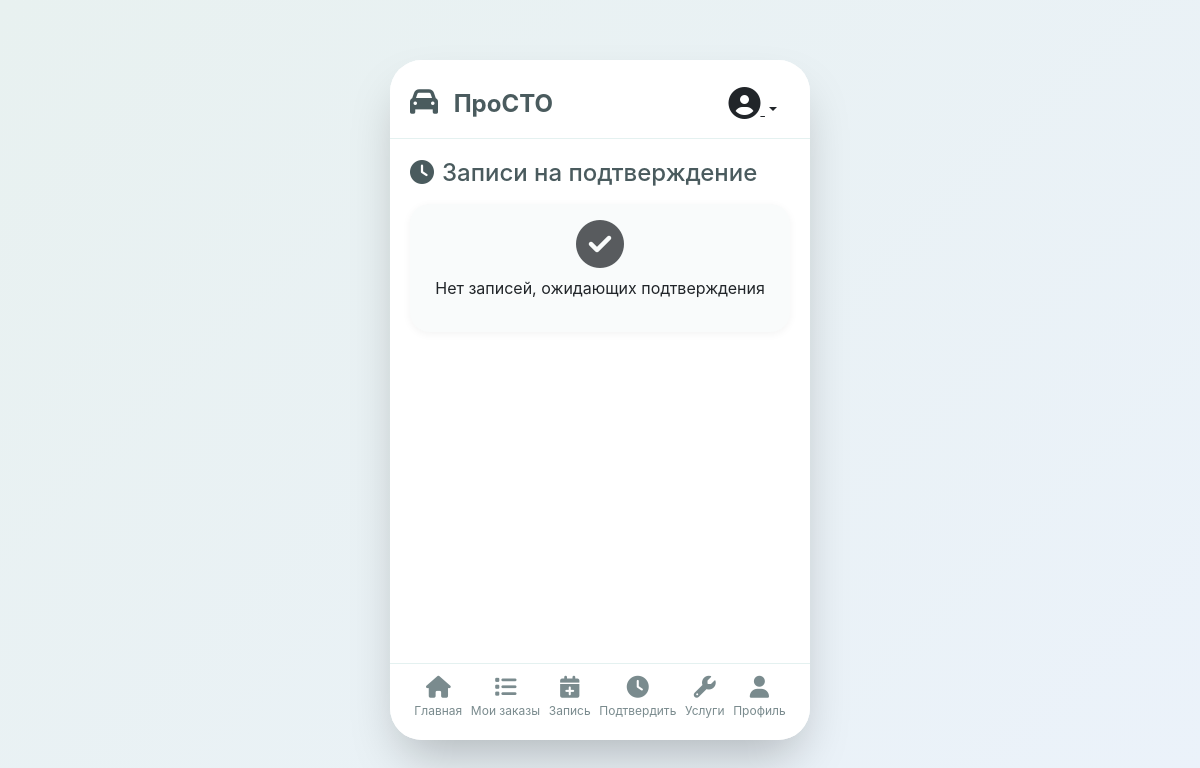
The app's page /appointments/pending/ (signed in), older data.
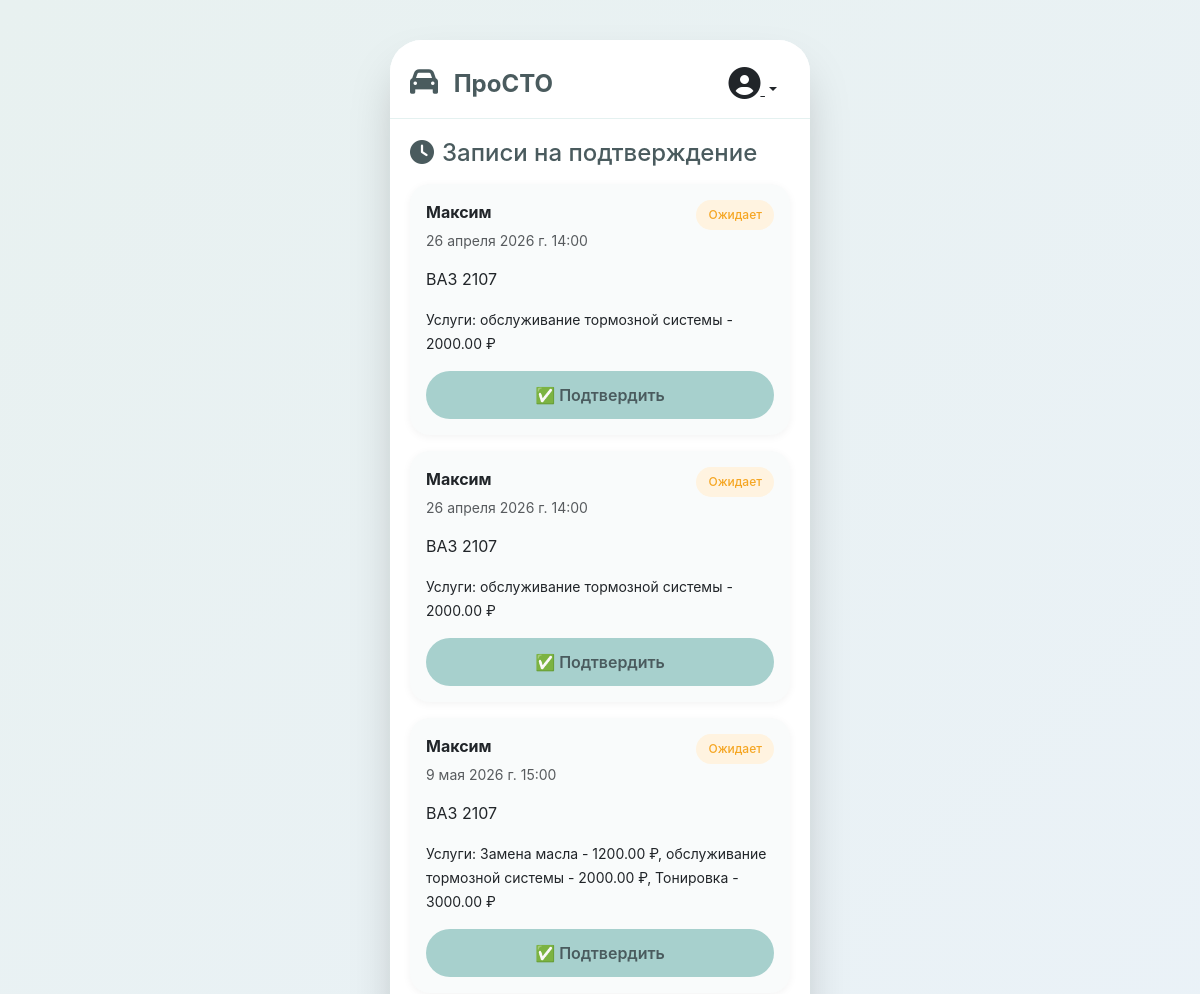
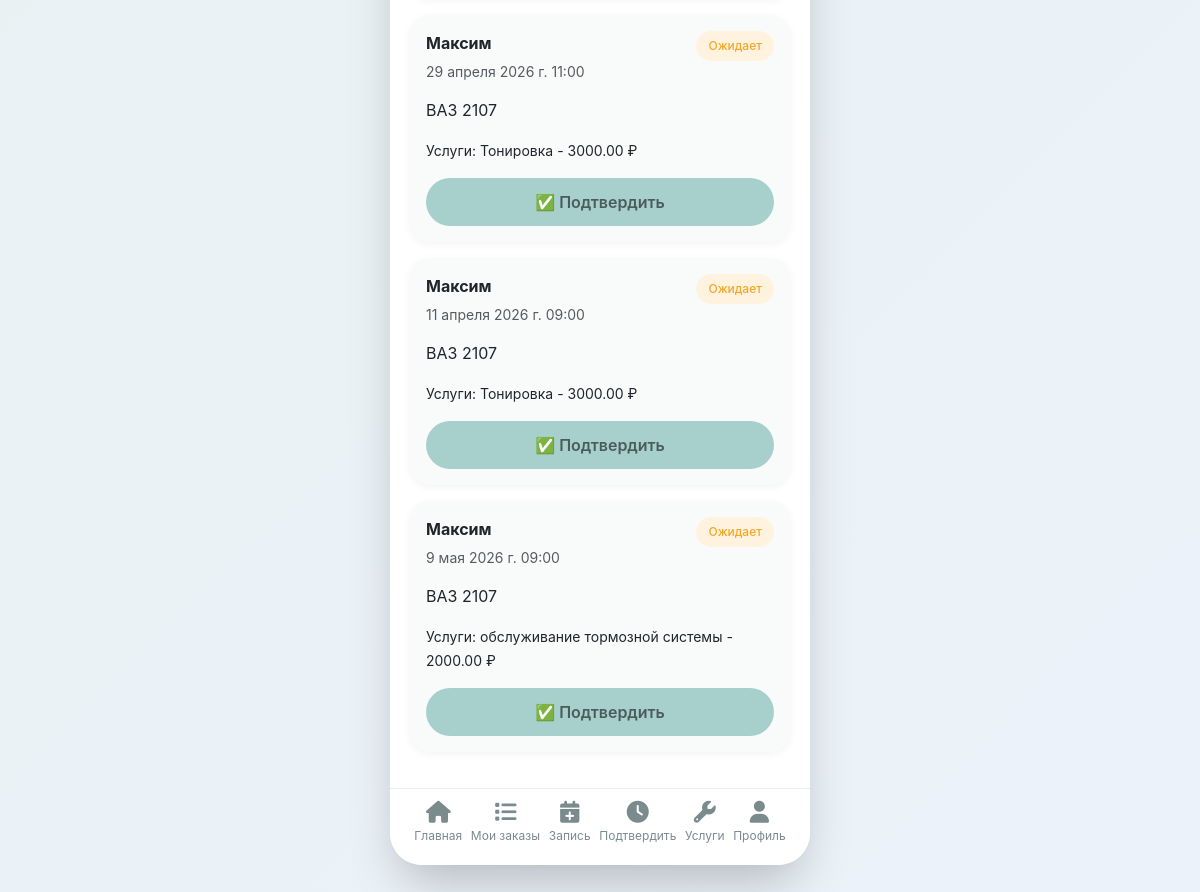
The same page, newer data (2 pictures, top to bottom).
### appointments/models.py (models this page shows, shortened)
class Appointment(models.Model):
    STATUS_CHOICES = (
        ('pending', 'Ожидает подтверждения'),
        ('confirmed', 'Подтверждена'),
        ('in_progress', 'В работе'),
        ('completed', 'Выполнена'),
        ('cancelled', 'Отменена'),
    )
    user = models.ForeignKey(settings.AUTH_USER_MODEL, on_delete=models.CASCADE)
    vehicle = models.ForeignKey(Vehicle, on_delete=models.CASCADE)
    services = models.ManyToManyField(Service)
    date = models.DateField(verbose_name='Дата')
    time = models.CharField(max_length=10, verbose_name='Время')
    status = models.CharField(max_length=20, choices=STATUS_CHOICES, default='pending')
    created_at = models.DateTimeField(auto_now_add=True)

### accounts/models.py (models this page shows, shortened)
class User(AbstractUser):
    ROLE_CHOICES = (
        ('client', 'Клиент'),
        ('mechanic', 'Механик'),
        ('owner', 'Владелец'),
        ('admin', 'Администратор'),
    )
    role = models.CharField(max_length=20, choices=ROLE_CHOICES, default='client')
    phone = models.CharField(max_length=20, blank=True, verbose_name='Телефон')
    push_token = models.CharField(max_length=255, blank=True, verbose_name='Push-токен')

### vehicles/models.py (models this page shows, shortened)
class Vehicle(models.Model):
    owner = models.ForeignKey(settings.AUTH_USER_MODEL, on_delete=models.CASCADE, related_name='vehicles')
    brand = models.CharField(max_length=50, verbose_name='Марка')
    model = models.CharField(max_length=50, verbose_name='Модель')
    year = models.IntegerField(verbose_name='Год выпуска')
    license_plate = models.CharField(max_length=20, verbose_name='Госномер')
    vin = models.CharField(max_length=17, blank=True, verbose_name='VIN')
    mileage = models.IntegerField(default=0, verbose_name='Пробег')

### services/models.py (models this page shows, shortened)
class Service(models.Model):
    name = models.CharField(max_length=100, verbose_name='Название услуги')
    description = models.TextField(blank=True, verbose_name='Описание')
    price = models.DecimalField(max_digits=10, decimal_places=2, verbose_name='Цена')
    duration_minutes = models.IntegerField(default=60, verbose_name='Длительность (мин)')
    is_active = models.BooleanField(default=True, verbose_name='Активна')
    checklist_items = models.TextField(
        blank=True,
        verbose_name='Пункты чек-листа',
        help_text='Каждый пункт с новой строки'
    )
    def __str__(self):
        return f"{self.name} - {self.price} ₽"

### appointments/views.py (the view)
# urls.py: path('appointments/pending/', appointments_views.pending_appointments, name='pending_appointments'),
@login_required
@user_passes_test(is_owner_or_admin)
def pending_appointments(request):
    appointments = Appointment.objects.filter(status='pending').select_related('user', 'vehicle')
    return render(request, 'appointments/pending_list.html', {'appointments': appointments})

### appointments/views.py (called while the page is built)
def is_owner_or_admin(user):
    return user.role in ['owner', 'admin'] or user.is_staff

### templates/appointments/pending_list.html (shortened to what this page needs)
{% extends 'core/base.html' %}
{% block content %}
<h4 class="mb-3"><i class="fas fa-clock me-2"></i>Записи на подтверждение</h4>
{% for appointment in appointments %}
<div class="card mb-3">
    <div class="card-body">
        <div class="d-flex justify-content-between">
            <strong>{{ appointment.user.username }}</strong>
            <span class="badge-status status-pending">Ожидает</span>
        </div>
        <p class="small text-muted">{{ appointment.date }} {{ appointment.time }}</p>
        <p>{{ appointment.vehicle.brand }} {{ appointment.vehicle.model }}</p>
        <p><small>Услуги: {{ appointment.services.all|join:", " }}</small></p>
        <a href="{% url 'confirm_appointment' appointment.id %}" class="btn btn-primary w-100">
            ✅ Подтвердить
        </a>
    </div>
</div>
{% empty %}
<div class="card">
    <div class="card-body text-center">
        <i class="fas fa-check-circle fa-3x text-muted"></i>
        <p class="mt-2">Нет записей, ожидающих подтверждения</p>
    </div>
</div>
{% endfor %}
{% endblock %}

### templates/core/base.html (shortened to what this page needs)
<!DOCTYPE html>
<html lang="ru">
<head>
    <link href="https://cdn.jsdelivr.net/npm/bootstrap@5.3.0/dist/css/bootstrap.min.css" rel="stylesheet">
    <link rel="stylesheet" href="https://cdnjs.cloudflare.com/ajax/libs/font-awesome/6.4.0/css/all.min.css">
    {% load static %}
    <link rel="stylesheet" href="{% static 'css/main.css' %}">
</head>
<body>
    <div class="app-container">
        <div class="app-content">
            <div class="app-header">
                <div class="d-flex justify-content-between align-items-center">
                    <div class="logo">
                        <i class="fas fa-car"></i>
                        <span>ПроСТО</span>
                    </div>
                    {% if user.is_authenticated %}
                    <div class="dropdown">
                        <button class="btn btn-link text-dark dropdown-toggle" type="button" data-bs-toggle="dropdown">
                            <i class="fas fa-user-circle fa-2x"></i>
                        </button>
                    </div>
                    {% endif %}
                </div>
            </div>
            <div class="main-content">
                {% block content %}{% endblock %}
            </div>
            {% if user.is_authenticated %}
            <div class="bottom-nav">
                <a href="{% url 'home' %}" class="nav-item">
                    <i class="fas fa-home"></i>
                    <span>Главная</span>
                </a>
                {% if user.role == 'client' %}
                <a href="{% url 'my_orders' %}" class="nav-item">
                    <i class="fas fa-list"></i>
                    <span>Мои заказы</span>
                </a>
                <a href="{% url 'booking' %}" class="nav-item">
                    <i class="fas fa-calendar-plus"></i>
                    <span>Запись</span>
                </a>
                {% endif %}
                {% if user.role == 'owner' or user.is_staff %}
                <a href="{% url 'pending_appointments' %}" class="nav-item">
                    <i class="fas fa-clock"></i>
                    <span>Подтвердить</span>
                </a>
                <a href="{% url 'service_list' %}" class="nav-item">
                    <i class="fas fa-wrench"></i>
                    <span>Услуги</span>
                </a>
                {% endif %}
                <a href="{% url 'profile' %}" class="nav-item">
                    <i class="fas fa-user"></i>
                    <span>Профиль</span>
                </a>
            </div>
            {% endif %}
        </div>
    </div>
</body>
</html>

### static/css/main.css (style rules this page uses)
:root { --bg-pastel-green: #E8F1F0; --bg-pastel-blue: #EBF2FA; --primary-pastel: #A7D0CD; --secondary-pastel: #D4E2D4; --accent-pastel: #F4E3D7; --text-dark: #4A5B5E; --text-light: #7A8B8E; --card-bg: #FFFFFF; --shadow: rgba(0, 0, 0, 0.05); }
* { margin: 0; padding: 0; box-sizing: border-box; }
body { background: linear-gradient(135deg, var(--bg-pastel-green) 0%, var(--bg-pastel-blue) 100%); font-family: 'Inter', -apple-system, BlinkMacSystemFont, 'Segoe UI', Roboto, Helvetica, Arial, sans-serif; color: var(--text-dark); min-height: 100vh; }
.app-container { display: flex; justify-content: center; align-items: center; min-height: 100vh; padding: 20px; }
.app-content { max-width: 450px; width: 100%; background: var(--card-bg); border-radius: 32px; box-shadow: 0 25px 50px -12px rgba(0, 0, 0, 0.25); overflow: hidden; min-height: 85vh; display: flex; flex-direction: column; }
@media (min-width: 768px) { .app-content { max-width: 420px; margin: 20px auto; } }
.app-header { padding: 20px 20px 10px; background: var(--card-bg); border-bottom: 1px solid rgba(167, 208, 205, 0.3); }
.logo { font-size: 24px; font-weight: 700; color: var(--text-dark); }
.logo i { margin-right: 10px; font-size: 28px; }
.main-content { flex: 1; padding: 20px; overflow-y: auto; background: var(--card-bg); }
.bottom-nav { display: flex; justify-content: space-around; padding: 12px 20px 20px; background: var(--card-bg); border-top: 1px solid rgba(167, 208, 205, 0.3); }
.nav-item { display: flex; flex-direction: column; align-items: center; text-decoration: none; color: var(--text-light); font-size: 12px; transition: all 0.2s ease; }
.nav-item i { font-size: 22px; margin-bottom: 4px; }
.card { border: none; border-radius: 20px; background: #F9FBFB; margin-bottom: 16px; transition: transform 0.1s ease; box-shadow: 0 2px 8px var(--shadow); }
.card-body { padding: 16px; }
.btn-primary { background: var(--primary-pastel); border: none; color: var(--text-dark); font-weight: 600; padding: 12px; border-radius: 30px; transition: all 0.2s ease; }
.badge-status { padding: 6px 12px; border-radius: 20px; font-size: 12px; font-weight: 500; }
.status-pending { background: #FFF3E0; color: #F5A623; }
.main-content { animation: fadeIn 0.3s ease; }

Row changes from the older to the newer data that the page shows:
added Appointment: user.username "Максим", date "26 апреля 2026 г.", time "14:00", vehicle.brand "ВАЗ", vehicle.model "2107", services.all "обслуживание тормозной системы - 2000.00 ₽"
added Appointment: user.username "Максим", date "26 апреля 2026 г.", time "14:00", vehicle.brand "ВАЗ", vehicle.model "2107", services.all "обслуживание тормозной системы - 2000.00 ₽"
added Appointment: user.username "Максим", date "9 мая 2026 г.", time "15:00", vehicle.brand "ВАЗ", vehicle.model "2107", services.all "Замена масла - 1200.00 ₽, обслуживание тормозной системы - 2000.00 ₽, Тонировка - 3000.00 ₽"
added Appointment: user.username "Максим", date "29 апреля 2026 г.", time "11:00", vehicle.brand "ВАЗ", vehicle.model "2107", services.all "Тонировка - 3000.00 ₽"
added Appointment: user.username "Максим", date "11 апреля 2026 г.", time "09:00", vehicle.brand "ВАЗ", vehicle.model "2107", services.all "Тонировка - 3000.00 ₽"
added Appointment: user.username "Максим", date "9 мая 2026 г.", time "09:00", vehicle.brand "ВАЗ", vehicle.model "2107", services.all "обслуживание тормозной системы - 2000.00 ₽"
Text that changed along with them:
text no longer shown: "Нет записей, ожидающих подтверждения"
